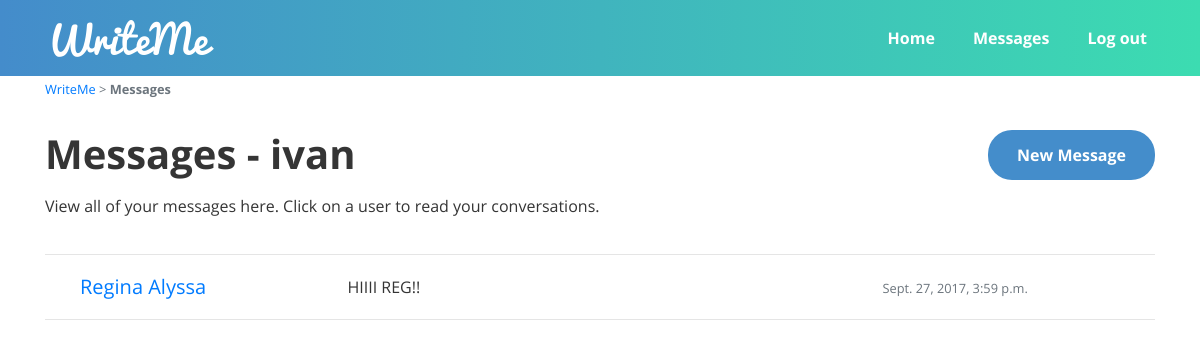
Page /messages/ (signed in) on the committed database.
### messaging/models.py (models this page shows)
class Message(models.Model):
    conversation = models.ForeignKey(Conversation)
    sender = models.ForeignKey(User)
    message = models.TextField()
    timestamp = models.DateTimeField(auto_now_add=True)
    unread_flag = models.BooleanField(default=True)

class Conversation(models.Model):
    user1 = models.ForeignKey(User, related_name='%(class)s_1')
    user2 = models.ForeignKey(User, related_name='%(class)s_2')

### messaging/views.py (the view)
class RecentMessagesListView(LoginRequiredMixin, ListView):
    template_name = "messaging/index.html"
    context_object_name = 'latest_conversation_messages_list'
    def get_queryset(self):
        conversation_list = Conversation.objects.filter(Q(user1=self.request.user) | Q(user2=self.request.user))
        latest_conversation_messages_list = []
        for conversation in conversation_list:
            latest_conversation_messages_list.append(Message.objects.filter(conversation=conversation).latest('timestamp'))
            latest_conversation_messages_list.sort(key=lambda x: x.timestamp, reverse=True)
        return latest_conversation_messages_list

### messaging/templatetags/messaging_tags.py (called while the page is built)
@register.filter
def limit_char_50(string):
    if len(string) > 50:
        return string[:50] + "..."
    return string

### messaging/templates/messaging/index.html (shortened to what this page needs)
{% extends "base.html" %}
{% load messaging_tags %}
{% block stylesheet %}
    {% load static %}
    <link rel="stylesheet" href="{% static 'messaging/css/messaging.css' %}">
{% endblock %}
{% block content %}
    <div class="container">
        <small class="text-muted">
            <a href="{% url 'home' %}">WriteMe</a> > <span class="text-bold">Messages</span>
        </small>
        <div class="main-container">
            <div class="row">
                <div class="col-md-12 mx-auto padding-0">
                    <div class="row">
                        <div class="col-md-8">
                            <h1 class="margin-0 main-header">Messages - {{ user.username }}</h1>
                            <p>View all of your messages here. Click on a user to read your conversations.</p>
                        </div>
                        <div class="col-md-4 ml-auto">
                            <a href="{% url 'messaging:new' %}" class="btn btn-md blue-button" id="new-message-button">New Message</a><br>
                        </div>
                    </div>
                    <div class="row latest-conversations">
                        <div class="col-md-12">
                            {% if latest_conversation_messages_list %}
                                <hr class="margin-0">
                                {% for item in latest_conversation_messages_list %}
                                    {% if user.username != item.conversation.user1.username %}
                                        <a href="{% url 'messaging:conversation' item.conversation.user1.username %}" class="latest-conversation-entry">
                                    {% else %}
                                        <a href="{% url 'messaging:conversation' item.conversation.user2.username %}" class="latest-conversation-entry">
                                    {% endif %}
                                            <div class="row message-entry {% if item.unread_flag == True and item.sender != user %}unread{% endif %}">
                                                <div class="col-md-3">
                                                    <h5 class="margin-0">
                                                        {% if user.username != item.conversation.user1.username %}
                                                            {{ item.conversation.user1.first_name }} {{ item.conversation.user1.last_name }}
                                                        {% else %}
                                                            {{ item.conversation.user2.first_name }} {{ item.conversation.user2.last_name }}
                                                        {% endif %}
                                                    </h5>
                                                </div>
                                                <div class="col-md-6">
                                                    <p class="margin-0 latest-conversation-message">{{ item.message|limit_char_50 }}</p>
                                                </div>
                                                <div class="col-md-3">
                                                    <small class="text-muted">{{ item.timestamp }}</small>
                                                </div>
                                            </div>
                                        </a>
                                    <hr class="margin-0">
                                {% endfor %}
                            {% else %}
                                <p>You currently haven't sent or received a message yet. <a href="{% url 'messaging:new' %}">Send new message now.</a></p>
                            {% endif %}
                        </div>
                    </div>
                </div>
            </div>
        </div>
    </div>
{% endblock %}

### static/css/style.css (style rules this page uses)
html { height: 100%; min-height: 410px; min-width: 320px; }
body { height: 100%; font-family: "OpenSans-Regular", sans-serif; color: #353535; }
.text-bold { font-family: "OpenSans-Bold", sans-serif; }
.padding-0 { padding: 0; }
.margin-0 { margin: 0; }
.main-header { font-family: "OpenSans-Bold", sans-serif; margin-bottom: 1rem; }
.main-container { padding: 30px 15px; }
.blue-button { font-family: "OpenSans-Bold", sans-serif; padding: .75rem 1.75rem; border-radius: 1.5rem; margin-bottom: 1rem; }
.blue-button { background-color: #448dcb; color: #ffffff; }

### messaging/static/messaging/css/messaging.css (style rules this page uses)
.message-entry { padding: 20px; margin: 0; }
.latest-conversations { margin-top: 20px; }
.latest-conversation-message { color: #353535; }
#new-message-button { float: right; }

### rows in the picture
Message: conversation.user1.first_name "Regina", conversation.user1.last_name "Alyssa", message|limit_char_50 "HIIII REG!!", timestamp "Sept. 27, 2017, 3:59 p.m."

### other values in the picture
{{ user.username }} "ivan"
